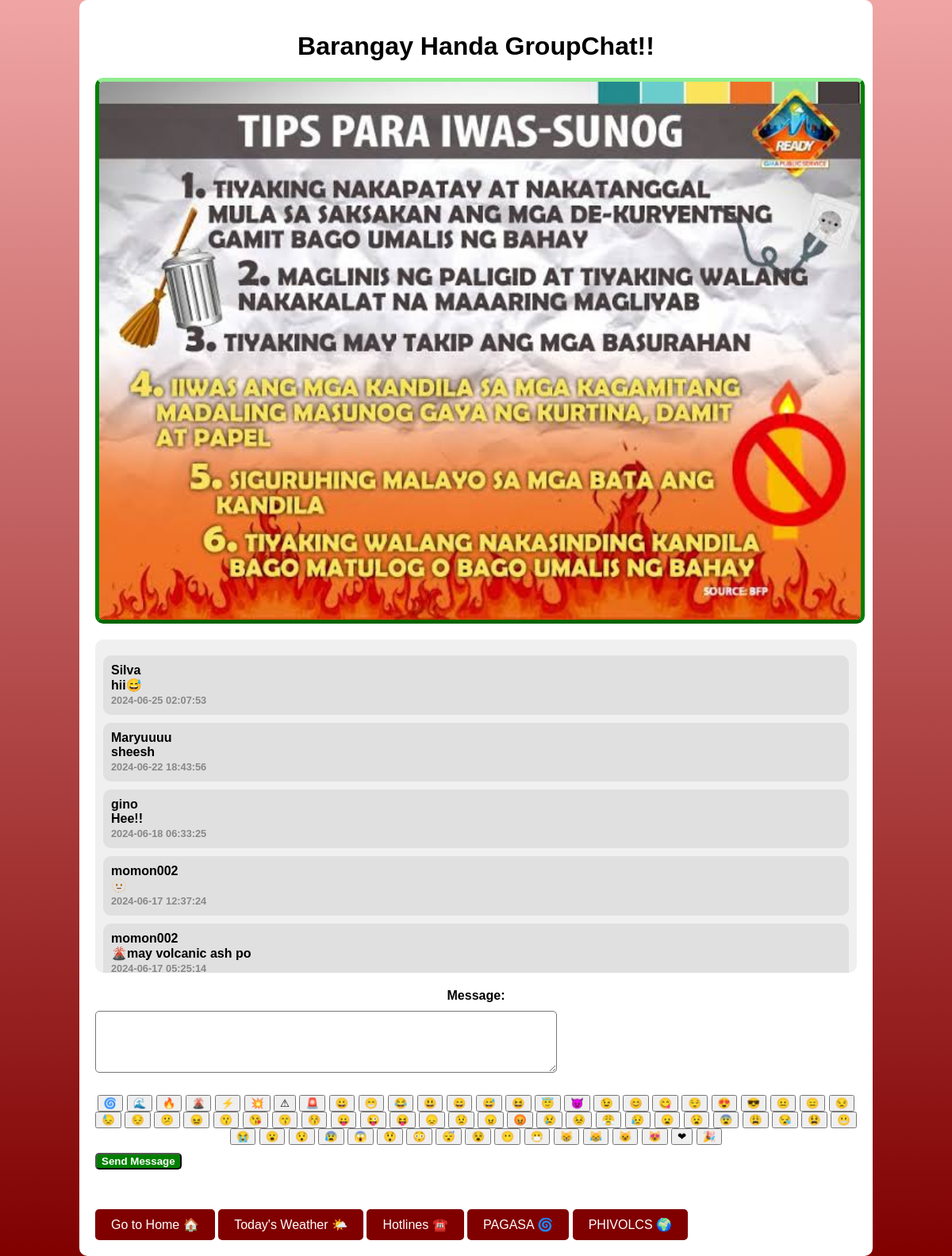
Page /preparedness.php (signed in) on the committed database.
### tables this page shows
CREATE TABLE `messages` (
  `id` int(11) DEFAULT NULL,
  `timestamp` datetime NOT NULL,
  `username` varchar(200) NOT NULL,
  `message` mediumtext DEFAULT NULL,
  `account` varchar(50) NOT NULL
);

### preparedness.php (the view, shortened to what this page needs)
<?php
include("connection.php");
$sql = "SELECT messages.*, messages.timestamp AS message_timestamp
        FROM messages
        WHERE messages.account = 'handa'
        ORDER BY messages.timestamp DESC";
$result = $conn->query($sql);
?>
<!DOCTYPE html>
<html lang="en">
<head>
    <link rel="stylesheet" href="messages.css">
</head>
<body>
    <div class="container">
        <h1>Barangay Handa GroupChat!!</h1>
        <div class="slideshow-container">
            <img src="fire.jpg" alt="Fire">
        </div>
        <div class="chat-box">
            <?php
            if ($result->num_rows > 0) {
                while ($row = $result->fetch_assoc()) {
                    echo "<div class='chat-message'>
                            <span class='sender'>{$row['username']}</span> <br>
                            <span class='message'>{$row['message']}</span><br>
                            <span class='timestamp'>{$row['message_timestamp']}</span>
                          </div>";
                }
            } else {
                echo "<div class='chat-message'>No records found</div>";
            }
            ?>
        </div>
        <form action="preparedness.php" method="post" class="form">
            <label for="message">Message:</label>
            <textarea class="text" name="message" rows="4" cols="50" required></textarea><br>
            <div class="emoji-picker">
         <button type="button" onclick="addEmoji('&#127744;')">&#127744;</button>
        <button type="button" onclick="addEmoji('&#127754;')">&#127754;</button>
        <button type="button" onclick="addEmoji('&#128293;')">&#128293;</button>
        <button type="button" onclick="addEmoji('&#127755;')">&#127755;</button>
        <button type="button" onclick="addEmoji('&#9889;')">&#9889;</button>
        <button type="button" onclick="addEmoji('&#128165;')">&#128165;</button>
        <button type="button" onclick="addEmoji('&#9888;')">&#9888;</button>
        <button type="button" onclick="addEmoji('&#128680;')">&#128680;</button>
             <button type="button" onclick="addEmoji('&#128512;')">&#128512;</button>
<button type="button" onclick="addEmoji('&#128513;')">&#128513;</button>
<button type="button" onclick="addEmoji('&#128514;')">&#128514;</button>
<button type="button" onclick="addEmoji('&#128515;')">&#128515;</button>
<button type="button" onclick="addEmoji('&#128516;')">&#128516;</button>
<button type="button" onclick="addEmoji('&#128517;')">&#128517;</button>
<button type="button" onclick="addEmoji('&#128518;')">&#128518;</button>
<button type="button" onclick="addEmoji('&#128519;')">&#128519;</button>
<button type="button" onclick="addEmoji('&#128520;')">&#128520;</button>
<button type="button" onclick="addEmoji('&#128521;')">&#128521;</button>
<button type="button" onclick="addEmoji('&#128522;')">&#128522;</button>
<button type="button" onclick="addEmoji('&#128523;')">&#128523;</button>
<button type="button" onclick="addEmoji('&#128524;')">&#128524;</button>
<button type="button" onclick="addEmoji('&#128525;')">&#128525;</button>
<button type="button" onclick="addEmoji('&#128526;')">&#128526;</button>
<button type="button" onclick="addEmoji('&#128528;')">&#128528;</button>
<button type="button" onclick="addEmoji('&#128529;')">&#128529;</button>
<button type="button" onclick="addEmoji('&#128530;')">&#128530;</button>
<button type="button" onclick="addEmoji('&#128531;')">&#128531;</button>
<button type="button" onclick="addEmoji('&#128532;')">&#128532;</button>
<button type="button" onclick="addEmoji('&#128533;')">&#128533;</button>
<button type="button" onclick="addEmoji('&#128534;')">&#128534;</button>
<button type="button" onclick="addEmoji('&#128535;')">&#128535;</button>
<button type="button" onclick="addEmoji('&#128536;')">&#128536;</button>
<button type="button" onclick="addEmoji('&#128537;')">&#128537;</button>
<button type="button" onclick="addEmoji('&#128538;')">&#128538;</button>
<button type="button" onclick="addEmoji('&#128539;')">&#128539;</button>
<button type="button" onclick="addEmoji('&#128540;')">&#128540;</button>
<button type="button" onclick="addEmoji('&#128541;')">&#128541;</button>
<button type="button" onclick="addEmoji('&#128542;')">&#128542;</button>
<button type="button" onclick="addEmoji('&#128543;')">&#128543;</button>
<button type="button" onclick="addEmoji('&#128544;')">&#128544;</button>
<button type="button" onclick="addEmoji('&#128545;')">&#128545;</button>
<button type="button" onclick="addEmoji('&#128546;')">&#128546;</button>
<button type="button" onclick="addEmoji('&#128547;')">&#128547;</button>
<button type="button" onclick="addEmoji('&#128548;')">&#128548;</button>
<button type="button" onclick="addEmoji('&#128549;')">&#128549;</button>
<button type="button" onclick="addEmoji('&#128550;')">&#128550;</button>
<button type="button" onclick="addEmoji('&#128551;')">&#128551;</button>
<button type="button" onclick="addEmoji('&#128552;')">&#128552;</button>
<button type="button" onclick="addEmoji('&#128553;')">&#128553;</button>
<button type="button" onclick="addEmoji('&#128554;')">&#128554;</button>
<button type="button" onclick="addEmoji('&#128555;')">&#128555;</button>
<button type="button" onclick="addEmoji('&#128556;')">&#128556;</button>
<button type="button" onclick="addEmoji('&#128557;')">&#128557;</button>
<button type="button" onclick="addEmoji('&#128558;')">&#128558;</button>
<button type="button" onclick="addEmoji('&#128559;')">&#128559;</button>
<button type="button" onclick="addEmoji('&#128560;')">&#128560;</button>
<button type="button" onclick="addEmoji('&#128561;')">&#128561;</button>
<button type="button" onclick="addEmoji('&#128562;')">&#128562;</button>
<button type="button" onclick="addEmoji('&#128563;')">&#128563;</button>
<button type="button" onclick="addEmoji('&#128564;')">&#128564;</button>
<button type="button" onclick="addEmoji('&#128565;')">&#128565;</button>
<button type="button" onclick="addEmoji('&#128566;')">&#128566;</button>
<button type="button" onclick="addEmoji('&#128567;')">&#128567;</button>
<button type="button" onclick="addEmoji('&#128568;')">&#128568;</button>
<button type="button" onclick="addEmoji('&#128569;')">&#128569;</button>
<button type="button" onclick="addEmoji('&#128570;')">&#128570;</button>
<button type="button" onclick="addEmoji('&#128571;')">&#128571;</button>
<button type="button" onclick="addEmoji('&#10084;')">&#10084;</button>
<button type="button" onclick="addEmoji('&#127881;')">&#127881;</button>
             </div>
            <div class="send">
                <input type="submit" name="submit" value="Send Message">
            </div>
        </form>
        <div class="go-home-button">
           <button onclick="window.location.href = 'home.php';">Go to Home 🏠</button>
<button onclick="window.location.href = 'handa.php';">Today's Weather 🌤️</button>
<button onclick="window.location.href = 'hotline.php';">Hotlines ☎️</button>
<button onclick="window.location.href = 'https://www.pagasa.dost.gov.ph/information/about-tropical-cyclone';">PAGASA 🌀</button>
<button onclick="window.location.href = 'https://www.phivolcs.dost.gov.ph/index.php/earthquake/earthquake-information3';">PHIVOLCS 🌍</button>
        </div>
    </div>
</body>
</html>

### messages.css (style rules this page uses)
body { font-family: Courier, monospace; margin: 0; padding: 0; background-color: #d43532; color: #fff; }
form { text-align: center; margin-top: 20px; }
h1 { text-align: center; margin-top: 20px; }

### preparedness.php (style rules this page uses)
body { background: linear-gradient(to bottom, #f0a5a5, #800000); color: white; font-family: Arial, sans-serif; }
.container { background-color: white; color: black; width: 80%; margin: auto; padding: 20px; border-radius: 10px; }
.chat-box { background-color: #f0f0f0; border-radius: 10px; padding: 10px; margin-bottom: 20px; max-height: 400px; overflow-y: scroll; }
.chat-message { margin: 10px 0; padding: 10px; border-radius: 10px; background-color: #e0e0e0; font-weight: bold; }
.chat-message .sender { font-weight: bold; }
.chat-message .timestamp { font-size: 0.8em; color: #888; }
.emoji-picker { margin-bottom: 10px; }
.form { margin-top: 20px; }
.form label, .form select, .form textarea, .form input[type="submit"] { display: block; margin-bottom: 10px; font-weight: bold; }
.form input[type="text"], .text { margin-right: 20px; color: black; width: 60%; font-size: 16px; border-radius: 5px; }
.go-home-button button { margin-top: 40px; background-color: #800000; color: white; border: none; padding: 10px 20px; font-size: 16px; border-radius: 5px; cursor: pointer; transition: background-color 0.3s ease; }
input[type="submit"] { background-color: green; color: white; font-weight: bold; border-radius: 5px; }
.slideshow-container { position: relative; width: 100%; max-width: 100%; margin: auto; overflow: hidden; border: 5px solid; border-color: lightgreen green darkgreen; border-radius: 10px; margin-bottom: 20px; }
.slideshow-container img { width: 100%; height: auto; display: none; }
.slideshow-container img.active { display: block; }

### rows in the picture
messages: username "Silva", message "hii😅", timestamp "2024-06-25 02:07:53"
messages: username "Maryuuuu", message "sheesh", timestamp "2024-06-22 18:43:56"
messages: username "gino", message "Hee!!", timestamp "2024-06-18 06:33:25"
messages: username "momon002", message "🫥", timestamp "2024-06-17 12:37:24"
messages: username "momon002", message "🌋may volcanic ash po", timestamp "2024-06-17 05:25:14"
